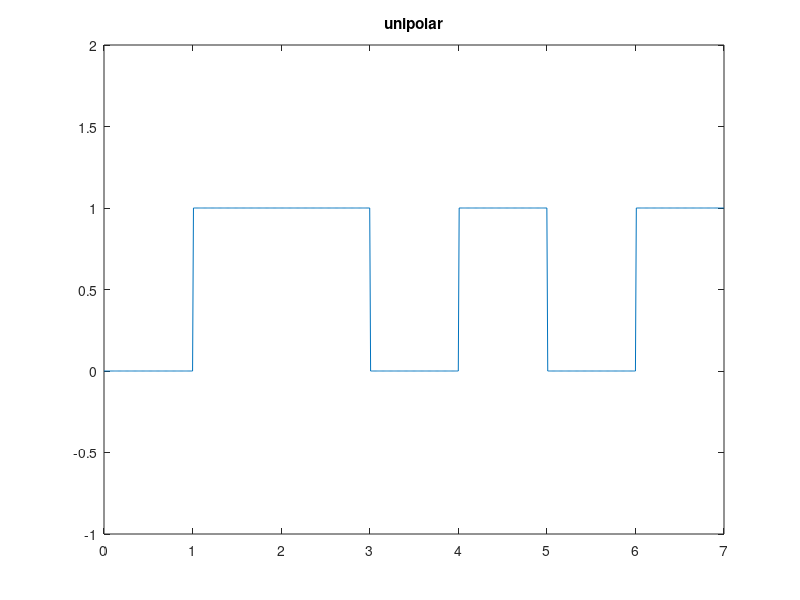

Write MATLAB code to recreate this figure.
clc;
clear;
x=[0 1 1 0 1 0 1];
i=1;
t=0:0.01:length(x);
for j=1:length(t)
    if t(j)<=i
        y(j)=x(i);
    else
        i=i+1;
        y(j)=x(i);
    end
end
plot(t,y)
axis([0 length(x) -1 2]);
title("unipolar");